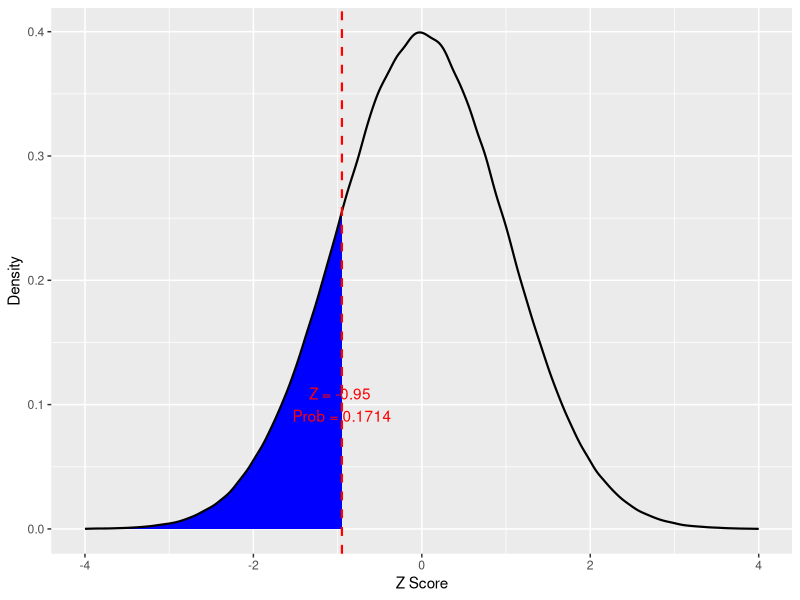
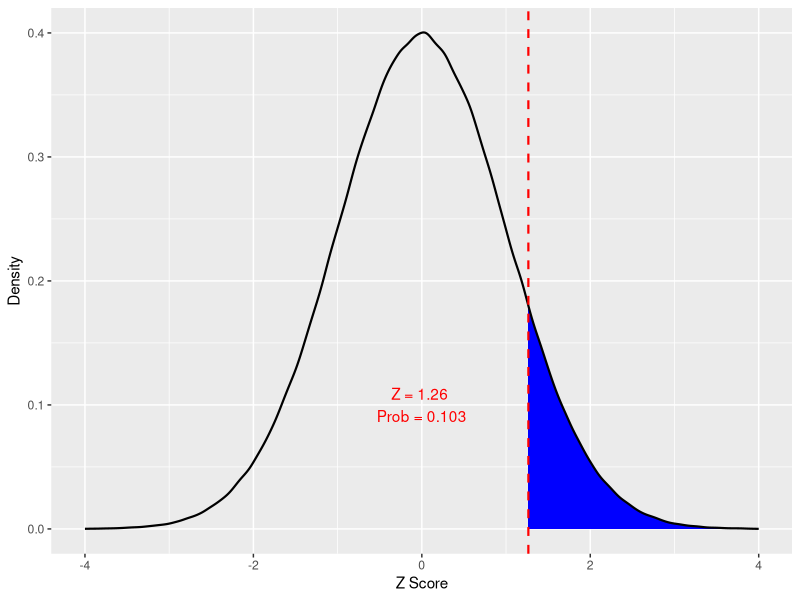
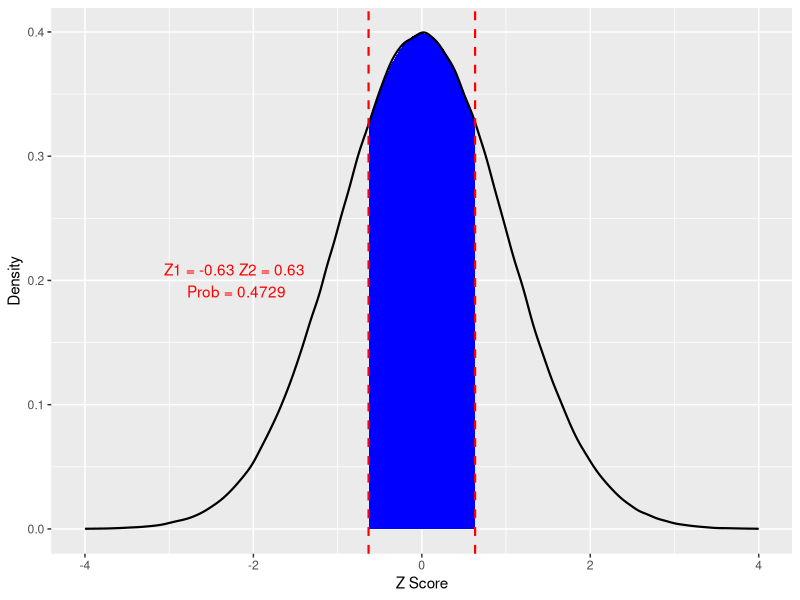
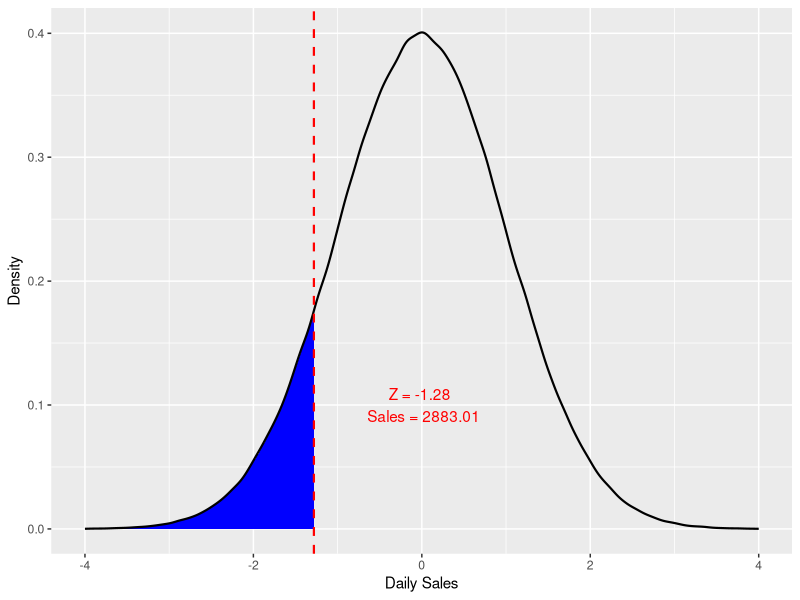
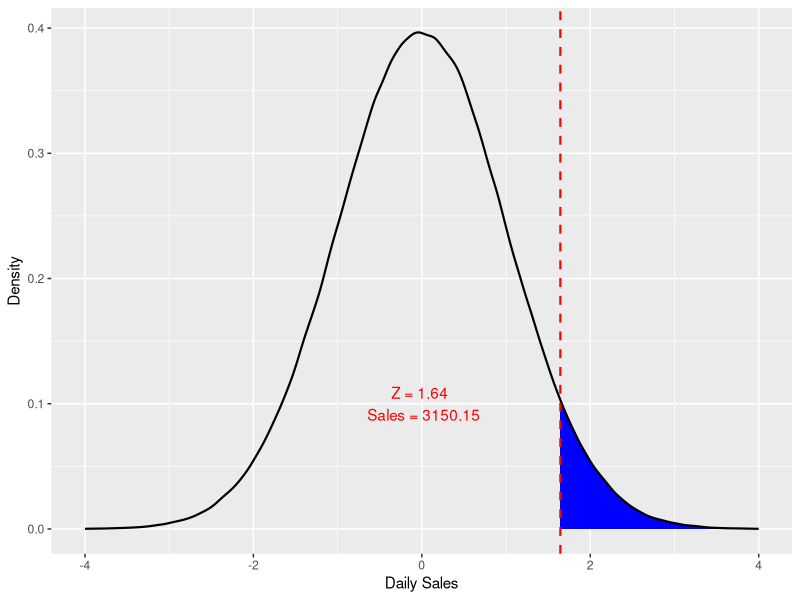
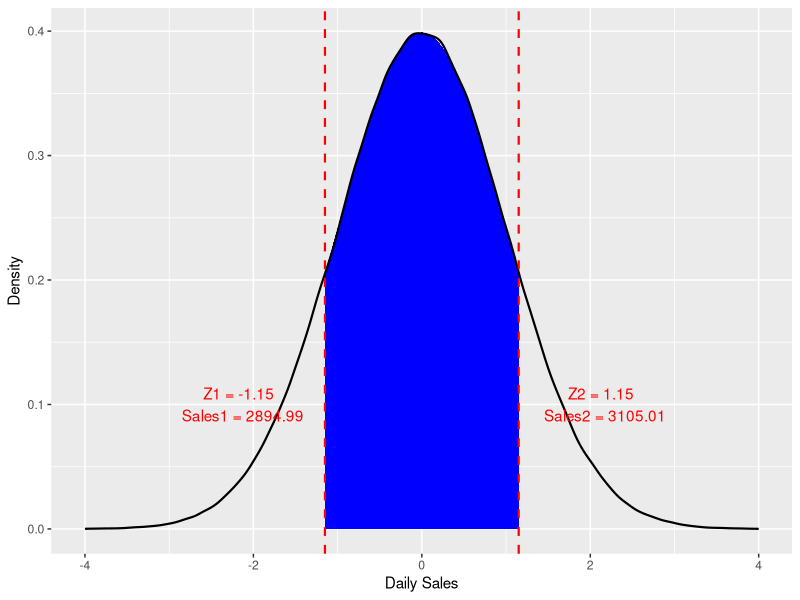

Recreate these plots in R, in order.
## ---- chunk 1
knitr::opts_chunk$set(echo = FALSE, comment = NA, warning = FALSE, message = FALSE,fig.align = 'center',out.width = '100%')
## ---- chunk 2
library(ggplot2)
mu <- 500
sigma <- 100
n <- 40
x <- 485
z <- (x - mu) / (sigma / sqrt(n))
p <- pnorm(z)
# Plot
ggplot() +
  stat_function(fun=dnorm, args=list(mean=0, sd=1), geom="area", fill="blue", xlim=c(-4, z)) + xlim(-4, 4) +
  geom_density(data = data.frame(x = rnorm(1e6, 0, 1)), aes(x=x), alpha=0.5, linewidth = 0.75) +
  labs(x="Z Score", y="Density") +
  geom_vline(xintercept=z, color="red", linetype="dashed", linewidth = 0.75) +
  annotate("text", x=z, y=0.1, label=paste("Z =", round(z, 2), "
Prob =", round(p, 4)), color="red")
## ---- chunk 3
x <- 520
z <- (x - mu) / (sigma / sqrt(n))
p <- 1 - pnorm(z)
# Plot
ggplot() +
  stat_function(fun=dnorm, args=list(mean=0, sd=1), geom="area", fill="blue", xlim=c(z, 4)) + xlim(-4, 4) +
  geom_density(data = data.frame(x = rnorm(1e6, 0, 1)), aes(x=x), alpha=0.5, linewidth = 0.75) +
  labs(x="Z Score", y="Density") +
  geom_vline(xintercept=z, color="red", linetype="dashed", linewidth = 0.75) +
  annotate("text", x=0, y=0.1, label=paste("Z =", round(z, 2), "
Prob =", round(p, 4)), color="red")
## ---- chunk 4
x1 <- 490
x2 <- 510
z1 <- (x1 - mu) / (sigma / sqrt(n))
z2 <- (x2 - mu) / (sigma / sqrt(n))
p <- pnorm(z2) - pnorm(z1)
# Plot
ggplot() +
  stat_function(fun=dnorm, args=list(mean=0, sd=1), geom="area", fill="blue", xlim=c(z1, z2)) + xlim(-4, 4) +
  geom_density(data = data.frame(x = rnorm(1e6, 0, 1)), aes(x=x), alpha=0.5, linewidth = 0.75) +
  labs(x="Z Score", y="Density") +
  geom_vline(xintercept=z1, color="red", linetype="dashed", linewidth = 0.75) +
  geom_vline(xintercept=z2, color="red", linetype="dashed", linewidth = 0.75) +
  annotate("text", x=-2.2, y=0.2, label=paste("Z1 =", round(z1, 2), "Z2 =", round(z2, 2), "
Prob =", round(p, 4)), color="red")
## ---- chunk 5
library(ggplot2)
mu <- 3000
sigma <- 500
n <- 30
p <- 0.10
z <- qnorm(p)
x <- mu + z * (sigma / sqrt(n))
# Plot
ggplot() +
  stat_function(fun=dnorm, args=list(mean=0, sd=1 ), geom="area", fill="blue", xlim=c(-4, z)) + xlim(-4, 4) +
  geom_density(data = data.frame(x = rnorm(1e6, 0, 1)), aes(x=x), alpha=0.5,linewidth = 0.75) +
  labs( x="Daily Sales", y="Density") +
  geom_vline(xintercept=z, color="red", linetype="dashed",linewidth = 0.75) +
  annotate("text", x=0, y=0.1, label=paste("Z =", round(z, 2), "\n Sales =", round(x, 2)), color="red")
## ---- chunk 6
p <- 0.95
z <- qnorm(p)
x <- mu + z * (sigma / sqrt(n))
# Plot
ggplot() +
  stat_function(fun=dnorm, args=list(mean=0, sd=1 ), geom="area", fill="blue", xlim=c(z, 4)) + xlim(-4, 4) +
  geom_density(data = data.frame(x = rnorm(1e6, 0, 1)), aes(x=x), alpha=0.5,linewidth = 0.75) +
  labs( x="Daily Sales", y="Density") +
  geom_vline(xintercept=z, color="red", linetype="dashed",linewidth = 0.75) +
  annotate("text", x=0, y=0.1, label=paste("Z =", round(z, 2), "\n Sales =", round(x, 2)), color="red")
## ---- chunk 7
p1 <- 0.125
p2 <- 0.875
z1 <- qnorm(p1)
z2 <- qnorm(p2)
x1 <- mu + z1 * (sigma / sqrt(n))
x2 <- mu + z2 * (sigma / sqrt(n))
# Plot
ggplot() +
  stat_function(fun=dnorm, args=list(mean=0, sd=1 ), geom="area", fill="blue", xlim=c(z1, z2)) + xlim(-4, 4) +
  geom_density(data = data.frame(x = rnorm(1e6, 0, 1)), aes(x=x), alpha=0.5,linewidth = 0.75  ) +
  labs( x="Daily Sales", y="Density") +
  geom_vline(xintercept=z1, color="red", linetype="dashed",linewidth = 0.75) +
  geom_vline(xintercept=z2, color="red", linetype="dashed",linewidth = 0.75) +
  annotate("text", x=z1-1, y=0.1, label=paste("Z1 =", round(z1, 2), "\n Sales1 =", round(x1, 2)), color="red") +
  annotate("text", x=z2+1, y=0.1, label=paste("Z2 =", round(z2, 2), "\n Sales2 =", round(x2, 2)), color="red")


